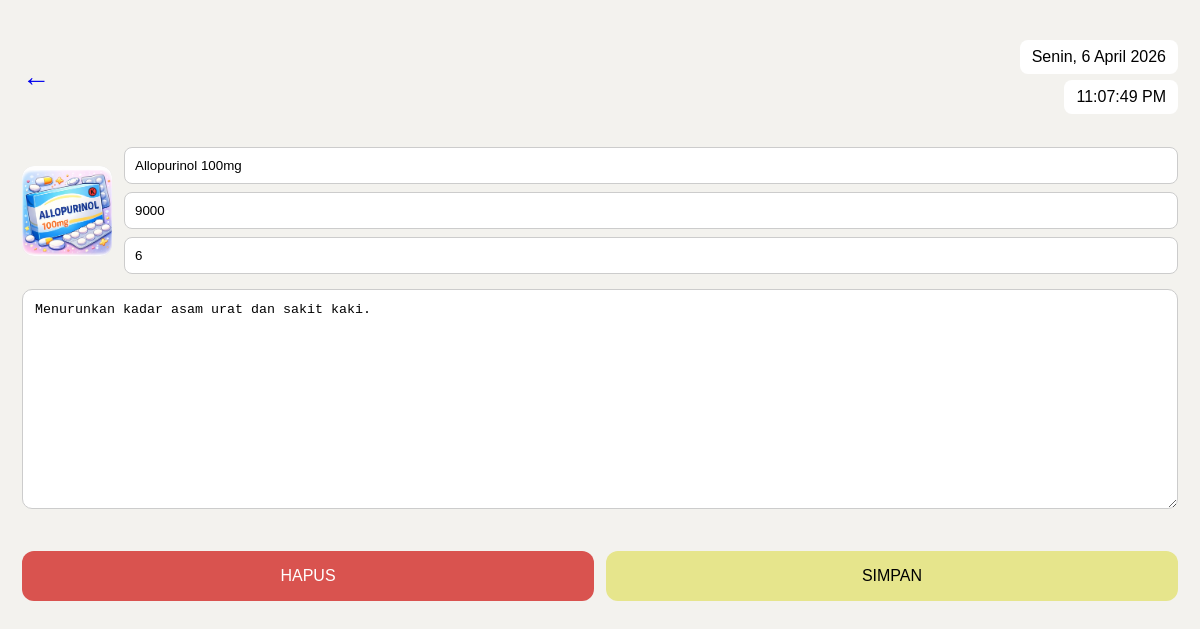
Screenshot of /edit_product.php?id=25 (signed in) with the database file from the repository.
### tables this page shows
CREATE TABLE `obat` (
  `id_obat` int(20) NOT NULL,
  `nama` text NOT NULL,
  `produsen` text NOT NULL,
  `stok` int(50) NOT NULL,
  `harga` int(255) NOT NULL,
  `gambar` varchar(255) DEFAULT 'img/default.png',
  `deskripsi` text DEFAULT NULL
);

### edit_product.php (the view, shortened to what this page needs)
<?php
include "koneksi.php";
$id = $_POST['id'] ?? $_GET['id'] ?? 0;
$data = mysqli_fetch_assoc(mysqli_query($conn,"SELECT * FROM obat WHERE id_obat='$id'"));
?>
<!DOCTYPE html>
<html>
<head>
<link rel="stylesheet" href="css/edit_product.css">
</head>
<body>
<br>
<div class="container">
<div class="top-bar">
    <a href="edit_obat.php" class="back">←</a>
    <div class="top-text">
        <div id="dayDate" class="bg"></div>
        <div id="clock" class="bg"></div>
    </div>
</div>
<form method="POST" enctype="multipart/form-data">
<br>
<div class="header-box">
    <div class="img-box" onclick="document.getElementById('file').click()">
        <img id="preview" src="<?= $data['gambar'] ?>" class="img">
    </div>
    <div class="info">
        <input type="text" name="nama" value="<?= $data['nama'] ?>" required>
        <input type="number" name="harga" value="<?= $data['harga'] ?>" required>
        <input type="number" name="stok" value="<?= $data['stok'] ?>" required>
    </div>
</div>
<textarea name="deskripsi"><?= $data['deskripsi'] ?? '' ?></textarea>
<br><br>
<div class="btn-group">
    <button type="button" class="btn-hapus" onclick="openHapus()">HAPUS</button>
    <button type="button" class="btn-simpan" onclick="openSimpan()">SIMPAN</button>
</div>
</form>
</div>
</body>
</html>

### css/edit_product.css (style rules this page uses)
body { background:#f3f2ee; font-family:Arial; }
.container { padding:14px; }
.top-bar { display:flex; justify-content:space-between; align-items:center; margin-bottom:15px; }
.back { font-size:28px; text-decoration:none; }
.top-text { display:flex; flex-direction:column; align-items:flex-end; gap:6px; }
.bg { background:#fff; padding:8px 12px; border-radius:8px; }
.header-box { display:flex; gap:12px; align-items:center; }
.img-box { width:90px; height:90px; background:#ddd; border-radius:12px; overflow:hidden; }
.img { width:100%; height:100%; object-fit:cover; }
.info { flex:1; display:flex; flex-direction:column; gap:8px; }
.info input { padding:10px; border-radius:8px; border:1px solid #ccc; }
textarea { width:100%; max-width:100%; height:220px; margin-top:15px; padding:12px; border-radius:10px; border:1px solid #ccc; box-sizing:border-box; }
.btn-group { display:flex; justify-content:space-between; gap:12px; margin-top:20px; }
.btn-hapus { flex:1; background:#d9534f; color:#fff; padding:16px; border:none; border-radius:12px; font-size:16px; }
.btn-simpan { flex:1; background:#e6e58c; padding:16px; border:none; border-radius:12px; font-size:16px; }

### rows the page displays
obat: gambar (picture), nama "Allopurinol 100mg", harga "9000", stok "6", deskripsi "Menurunkan kadar asam urat dan sakit kaki."
